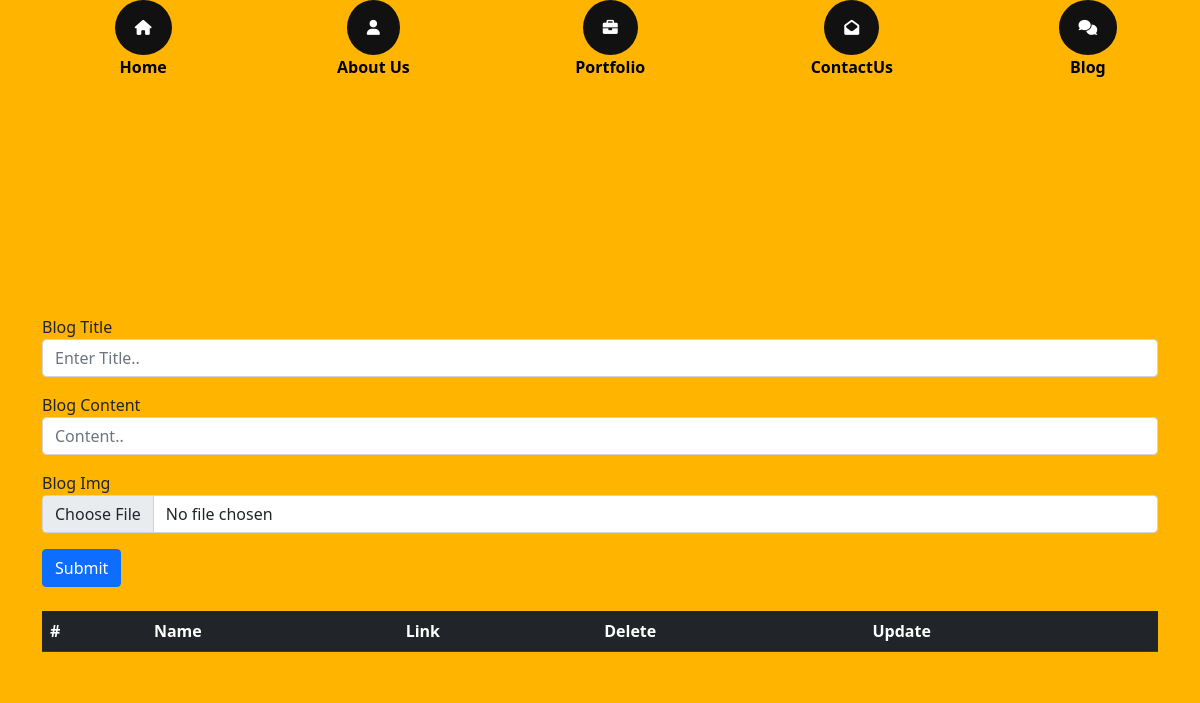
The app's page /admin/blog, older data.
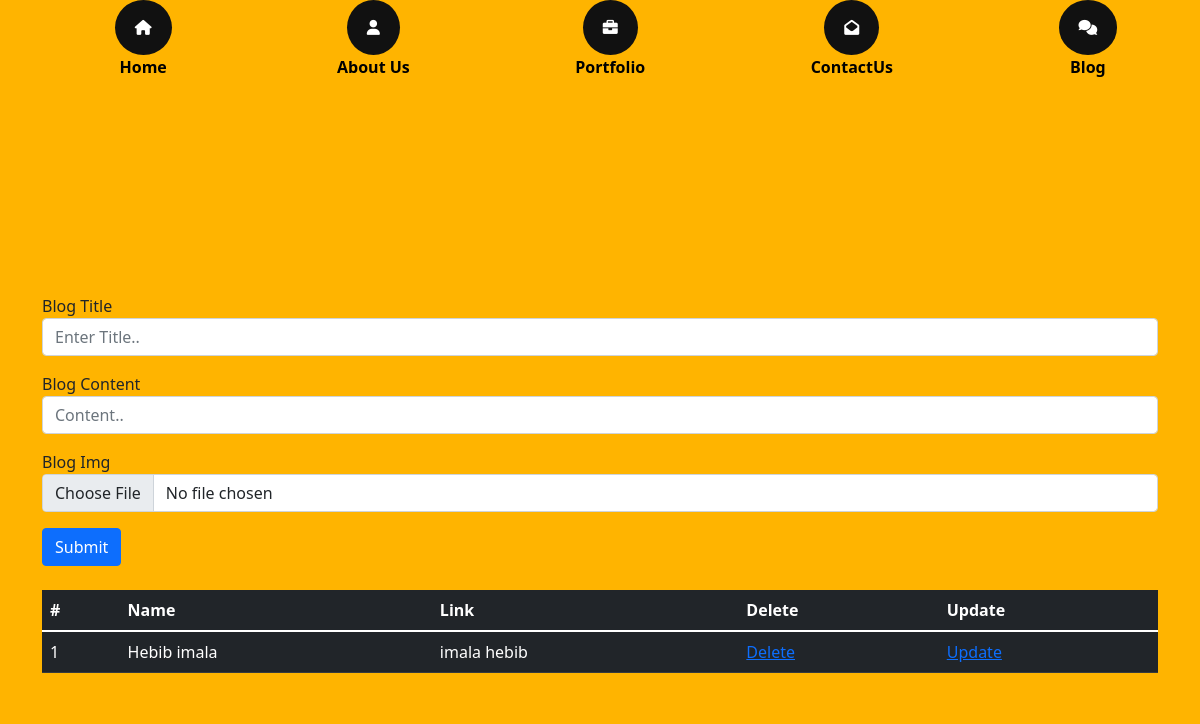
The same page, newer data.
### modules.py (models this page shows)
class Blogs(db.Model):
    id=db.Column(db.Integer,primary_key=True)
    blog_img = db.Column(db.String(150))
    blog_title = db.Column(db.String(50))
    blog_content = db.Column(db.String(150))

### routes/admin/routes.py (the view, shortened to what this page needs)
@app.route("/admin/blog", methods=["GET","POST"])
def blog():
    from modules import Blogs
    import os
    from run import db
    from werkzeug.utils import secure_filename
    blogs = Blogs.query.all()
    return render_template("admin/blog.html", blogs=blogs)

### templates/admin/blog.html
{% extends "admin/base.html" %} {% block content %}
<div class="main">
    <div class="container">
        <form action="/admin/blog" method="POST" enctype="multipart/form-data">
            <div class="form-group">
                <label class="text-dark" for="exampleInputEmail1">Blog Title</label>
                <input type="text" name="blog_title" class="form-control" id="exampleInputEmail1" aria-describedby="emailHelp" placeholder="Enter Title..">
            </div>
            <div class="form-group mt-3">
                <label for="exampleInputPassword1">Blog Content</label>
                <input type="text" name="blog_content" class="form-control" placeholder="Content..">
            </div>
            <div class="form-group mt-3">
                <label for="exampleInputPassword1">Blog Img</label>
                <input type="file" name="blog_img" class="form-control">
            </div>
            <button type="submit" class="btn btn-primary mt-3">Submit</button>
            <table class="table table-dark my-4">
                <thead>
                    <tr>
                        <th scope="col">#</th>
                        <th scope="col">Name</th>
                        <th scope="col">Link</th>
                        <th scope="col">Delete</th>
                        <th scope="col">Update</th>
                    </tr>
                </thead>
                <thead>
                    {% for blog in blogs %}
                    <tr>
                        <td>{{blog.id}}</td>
                        <td>{{blog.blog_title}}</td>
                        <td>{{blog.blog_content}}</td>
                        <td>
                            <a href="/blogDelete/{{blog.id}}">Delete</a>
                        </td>
                        <td>
                            <a href="/blogEdit/{{blog.id}}">Update</a>
                        </td>
                    </tr>
                    {% endfor %}
                </thead>
            </table>
        </form>
    </div>
</div>
{% endblock %}

### templates/admin/base.html (shortened to what this page needs)
<!DOCTYPE html>
<html lang="en">
<head>
    <link rel="stylesheet" href="../../static/css/base.css">
    <link rel="stylesheet" href="/static/css/bootstrap.css">
    <link rel="stylesheet" href="https://cdnjs.cloudflare.com/ajax/libs/font-awesome/6.0.0-beta2/css/all.min.css"
    />
</head>
<body>
    <div class="nav-bar">
        <ul>
            <li><a href="/admin/home"><i class="fas fa-home"></i></a><span>Home</span></li>
            <li><a href="/admin/skills"><i class="fas fa-user"></i></a><span>About Us</span></li>
            <li><a href="/admin/portfolio"><i class="fas fa-briefcase"></i></a><span>Portfolio</span></li>
            <li><a href="/admin/base"><i class="fas fa-envelope-open"></i></a><span>ContactUs</span></li>
            <li><a href="/admin/blog"><i class="fas fa-comments"></i></a><span>Blog</span></li>
        </ul>
    </div>
    {% block content %} {% endblock %}
</body>
</html>

### static/css/base.css (style rules this page uses)
body { margin: 0; padding: 0; border: 0; font-size: 100%; font: inherit; vertical-align: baseline; background-color: #252525; background-image: linear-gradient(45deg, #ffb400 50%, #252525 35%, #ffb400 42%); }
.container { background-color: #ffb400; width: 100%; margin: 0 auto; }
ul { display: flex; list-style-type: none; justify-content: space-around; margin: 0px; }
.nav-bar i { border-radius: 50%; color: white; padding: 20px 20px 20px 20px; font-size: 15px; background: #111; cursor: pointer; margin: 0px; }
.main { height: 100vh; display: flex; align-items: center; justify-content: center; }
ul li { display: grid; text-align: center; }
li span { color: black; font-weight: 600; font-style: normal; }

Row changes from the older to the newer data that the page shows:
added Blogs: id "1", blog_title "Hebib imala", blog_content "imala hebib"
